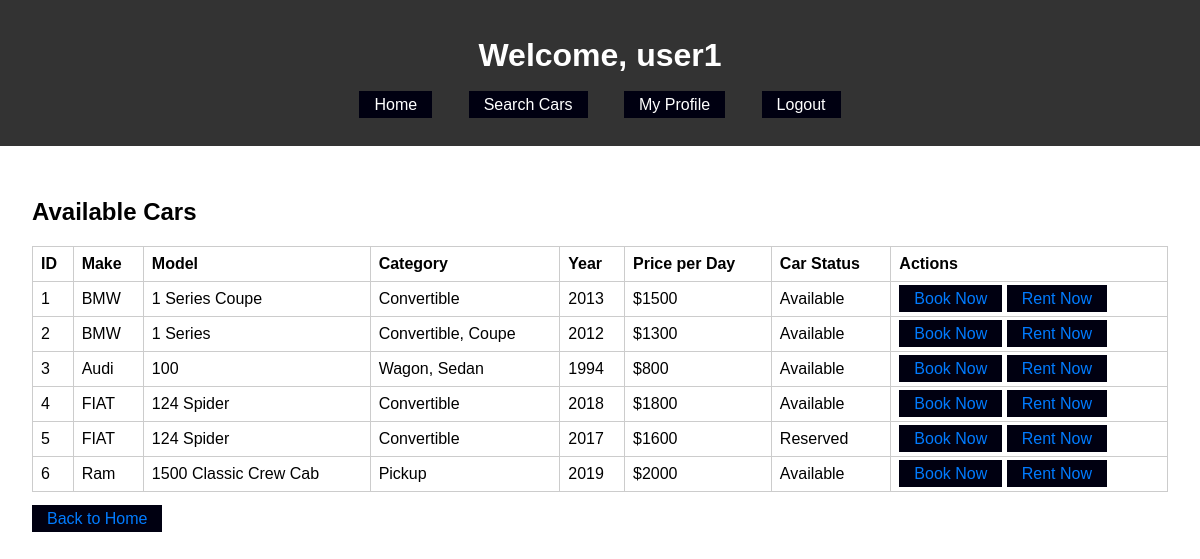
/customer_home (signed in), run on an earlier commit of the app's database.
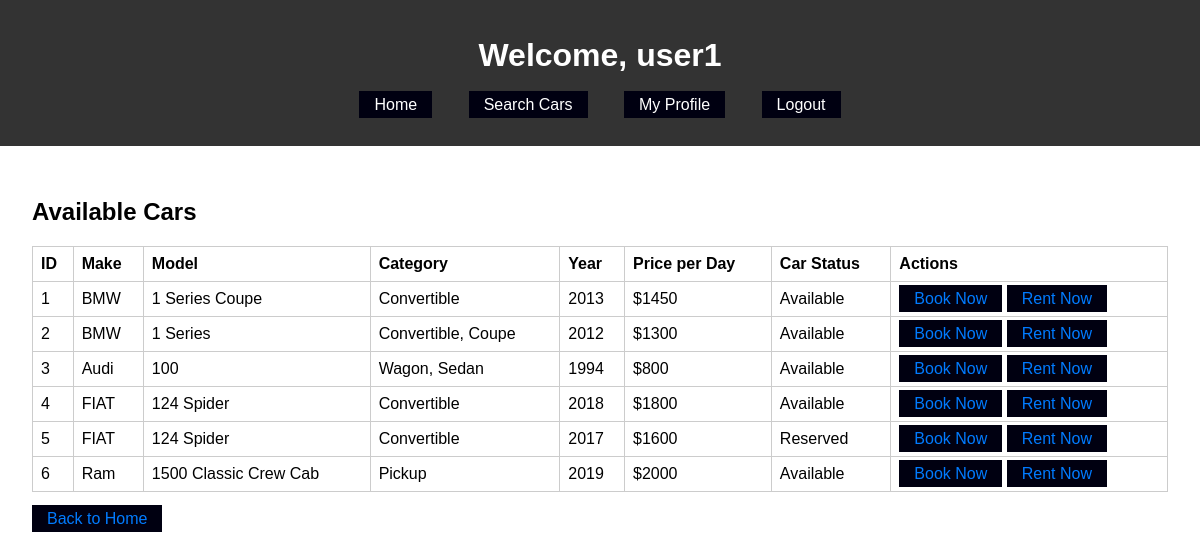
And on a later commit of the database.
### app/models.py (models this page shows, shortened)
class Car(db.Model):
    id = db.Column(db.Integer, primary_key=True)
    make = db.Column(db.String(50), nullable=False)
    model = db.Column(db.String(50), nullable=False)
    category = db.Column(db.String(50), nullable=False)
    year = db.Column(db.Integer, nullable=False)
    price_per_day = db.Column(db.Integer, nullable=False)
    status = db.Column(db.String(20), nullable=False, default="Available")

### app/routes.py (the view)
@app.route('/customer_home')
def customer_home():
    if 'user_id' not in session:
        return redirect(url_for('login'))
    user = User.query.get(session['user_id'])
    cars = Car.query.all()
    return render_template('customer_home.html', user=user, cars=cars)

### app/__init__.py (called while the page is built)
@login_manager.user_loader
def load_user(user_id):
    return models.User.query.get(int(user_id))

### app/templates/customer_home.html (shortened to what this page needs)
<!DOCTYPE html>
<html lang="en">
<head>
    <link rel="stylesheet" href="{{ url_for('static', filename='css/style.css') }}">
</head>
<body>
    <header>
        <h1>Welcome, {{ user.username }}</h1>
        <nav>
            <ul>
                <li><a href="{{ url_for('customer_home') }}">Home</a></li>
                <li><a href="{{ url_for('car_search') }}">Search Cars</a></li>
                <li><a href="{{ url_for('profile') }}">My Profile</a></li>
                <li><a href="{{ url_for('logout') }}">Logout</a></li>
            </ul>
        </nav>
    </header>
    <main>
        <h2>Available Cars</h2>
        <div class="container">
    <table class="table table-bordered mt-3">
        <thead>
            <tr>
                <th>ID</th>
                <th>Make</th>
                <th>Model</th>
                <th>Category</th>
                <th>Year</th>
                <th>Price per Day</th>
                <th>Car Status</th>
                <th>Actions</th>
            </tr>
        </thead>
        <tbody>
            {% for car in cars %}
            <tr>
                <td>{{ car.id }}</td>
                <td>{{ car.make }}</td>
                <td>{{ car.model }}</td>
                <td>{{ car.category }}</td>
                <td>{{ car.year }}</td>
                <td>${{ car.price_per_day }}</td>
                <td>{{ car.status }}</td>
                <td>
                    <a href="{{ url_for('car_book', car_id=car.id) }}" class="btn btn-info">Book Now</a>
                    <a href="{{ url_for('car_rent', car_id=car.id) }}" class="btn btn-info">Rent Now</a>
                </td>
            </tr>
            {% endfor %}
        </tbody>
    </table>
</div>
        <br>
        <a href="{{url_for('index') }}" class="back-home-link">Back to Home</a>
    </main>
</body>
</html>

What changed in the data, as far as the page shows it:
changed Car "1 Series Coupe": price_per_day "1500" → "1450"
